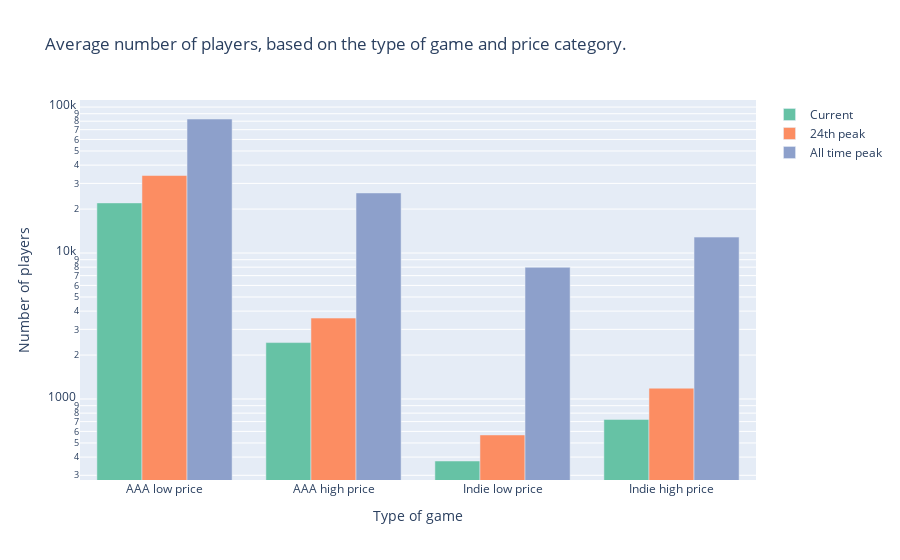

Notebook cell for this chart:
### Markdown cell above
### Player counts

We also wanted to discover the correlation between a game's price and the amount of people that play it. For this, we gathered player count numbers like all-time peak and current playerbase. Again, we were interested to see the impact of a game's price on its reception, so we have included this in the graph as well.

### Code cell
{
    "tags": [
        "hide_input",
    ]
}

df1 = pd.read_csv('DATASETS/aaa_published_games.csv')
df1 = df1[['name', 'price']]
df2 = pd.read_csv('DATASETS/indie_published_games.csv')
df2 = df2[['name', 'price']]
df3 = pd.read_csv('DATASETS/player_count.csv')
df1 = df1.merge(df3, how='inner', on='name')
df2 = df2.merge(df3, how='inner', on='name')
df1['Type of game']='AAA'
df2['Type of game']='Indie'
df = df1.merge(df2, how='outer')
df = df.drop(columns=['Unnamed: 5'])

AAA = df[df["Type of game"]=='AAA']
AAA.loc[:, 'Current'] = pd.to_numeric(AAA['Current'], errors='coerce')
AAA.loc[:, '24th Peak'] = pd.to_numeric(AAA['24th Peak'], errors='coerce')
AAA.loc[:, 'All_time peak'] = pd.to_numeric(AAA['All_time peak'], errors='coerce')

# AAA_price_categories = pd.qcut(AAA["price"], 3, labels=["Low", "Medium", "High"])
AAA['price_category'] = pd.qcut(AAA.loc[:, "price"], 2, labels=["Low", "High"])

AAA_low = AAA[AAA["price_category"]=="Low"]
AAA_current_low = AAA_low['Current'].mean() 
AAA_24th_low = AAA_low['24th Peak'].mean()
AAA_all_time_low = AAA_low['All_time peak'].mean()

# AAA_medium = AAA[AAA["price_category"]=="Medium"]
# AAA_current_medium = AAA_medium['Current'].mean() 
# AAA_24th_medium = AAA_medium['24th Peak'].mean()
# AAA_all_time_medium = AAA_medium['All_time peak'].mean()

AAA_high = AAA[AAA["price_category"]=="High"]
AAA_current_high = AAA_high['Current'].mean() 
AAA_24th_high = AAA_high['24th Peak'].mean()
AAA_all_time_high = AAA_high['All_time peak'].mean()

Indie = df[df["Type of game"]=='Indie']
Indie.loc[:, 'Current'] = pd.to_numeric(Indie['Current'], errors='coerce')
Indie.loc[:, '24th Peak'] = pd.to_numeric(Indie['24th Peak'], errors='coerce')
Indie.loc[:, 'All_time peak'] = pd.to_numeric(Indie['All_time peak'], errors='coerce')

# Indie_price_categories = pd.qcut(Indie["price"], 3, labels=["Low", "Medium", "High"])
Indie_price_categories = pd.qcut(Indie["price"], q=2, labels=["Low", "High"])

Indie['price_category'] = Indie_price_categories

Indie_low = Indie[Indie["price_category"]=="Low"]
Indie_current_low = Indie_low['Current'].mean() 
Indie_24th_low = Indie_low['24th Peak'].mean()
Indie_all_time_low = Indie_low['All_time peak'].mean()

# Indie_medium = Indie[Indie["price_category"]=="Medium"]
# Indie_current_medium = Indie_medium['Current'].mean() 
# Indie_24th_medium = Indie_medium['24th Peak'].mean()
# Indie_all_time_medium = Indie_medium['All_time peak'].mean()

Indie_high = Indie[Indie["price_category"]=="High"]
Indie_current_high = Indie_high['Current'].mean() 
Indie_24th_high = Indie_high['24th Peak'].mean()
Indie_all_time_high = Indie_high['All_time peak'].mean()

# data = [['AAA low price', AAA_current_low, AAA_24th_low, AAA_all_time_low], ['AAA medium price', AAA_current_medium, AAA_24th_medium, AAA_all_time_medium], ['AAA high price', AAA_current_high, AAA_24th_high, AAA_all_time_high], ['Indie low price', Indie_current_low, Indie_24th_low, Indie_all_time_low], ['Indie medium price', Indie_current_medium, Indie_24th_medium, Indie_all_time_medium], ['Indie high price', Indie_current_high, Indie_24th_high, Indie_all_time_high]]
data = [['AAA low price', AAA_current_low, AAA_24th_low, AAA_all_time_low], ['AAA high price', AAA_current_high, AAA_24th_high, AAA_all_time_high], ['Indie low price', Indie_current_low, Indie_24th_low, Indie_all_time_low], ['Indie high price', Indie_current_high, Indie_24th_high, Indie_all_time_high]]

df = pd.DataFrame(data, columns=['Type of game', 'Current', '24th peak', 'All time peak'])

trace =[
    go.Bar(name='Current ', x = df['Type of game'], y = df['Current'], marker_color='rgb(102,194,165)'),
    go.Bar(name='24th peak', x = df['Type of game'], y = df['24th peak'], marker_color='rgb(252,141,98)'),
    go.Bar(name='All time peak', x = df['Type of game'], y = df['All time peak'], marker_color='rgb(141,160,203)'),
]

layout = go.Layout(
    xaxis=go.layout.XAxis(
        type='category'
    ),
    yaxis=go.layout.YAxis(
    )
)
fig = go.Figure(data=trace, layout=layout)
fig.update_layout(
    title_text='Average number of players, based on the type of game and price category.',
    xaxis_title='Type of game',
    yaxis_title='Number of players',
    height=600
)

fig.update_yaxes(type="log") # mick edit :o

fig.show()

### Figure 1 — Plotly figure (JSON) as saved in the notebook; plotly's stock layout.template omitted (floating-point values rounded to 4 significant figures)
{"data": [{"marker": {"color": "rgb(102,194,165)"}, "name": "Current ", "type": "bar", "x": ["AAA low price", "AAA high price", "Indie low price", "Indie high price"], "y": [22050.0, 2435.0, 376.0, 724.6]}, {"marker": {"color": "rgb(252,141,98)"}, "name": "24th peak", "type": "bar", "x": ["AAA low price", "AAA high price", "Indie low price", "Indie high price"], "y": [33950.0, 3584.0, 567.0, 1186.0]}, {"marker": {"color": "rgb(141,160,203)"}, "name": "All time peak", "type": "bar", "x": ["AAA low price", "AAA high price", "Indie low price", "Indie high price"], "y": [82820.0, 25800.0, 7978.0, 12850.0]}], "layout": {"autosize": true, "title": {"text": "Average number of players, based on the type of game and price category."}, "xaxis": {"autorange": true, "range": [-0.5, 3.5], "title": {"text": "Type of game"}, "type": "category"}, "yaxis": {"autorange": true, "range": [2.445, 5.048], "title": {"text": "Number of players"}, "type": "log"}}}
